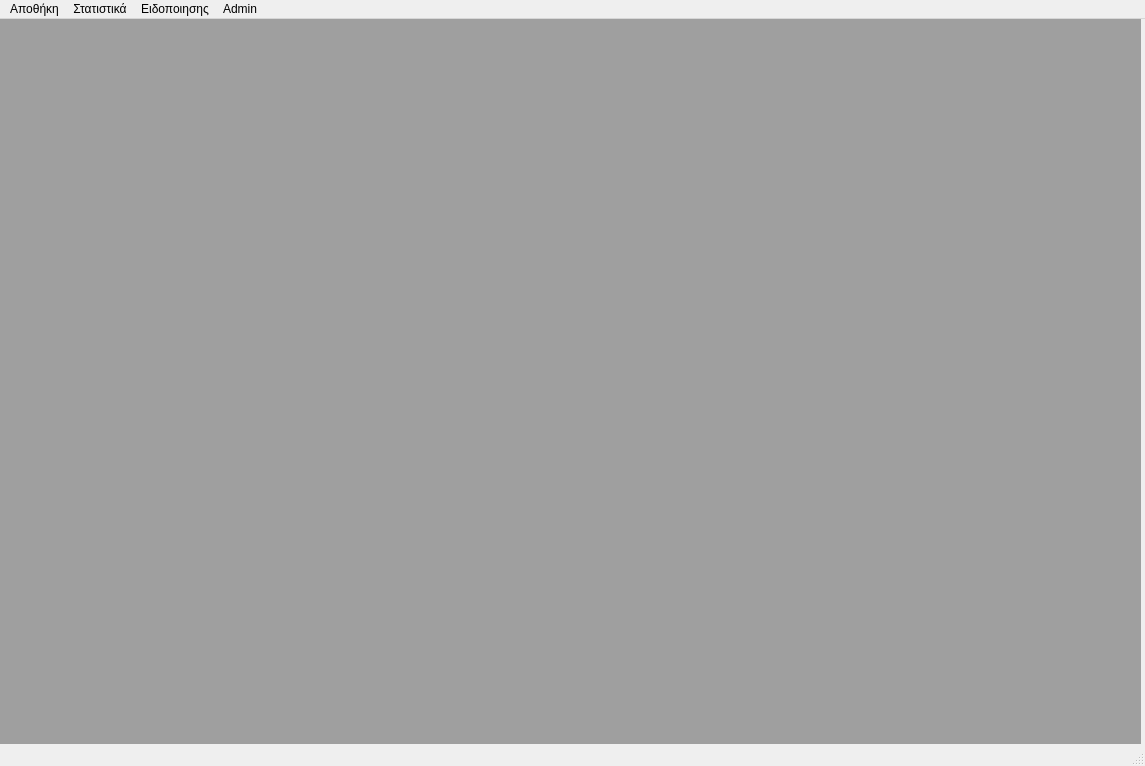
<?xml version="1.0" encoding="UTF-8"?>
<ui version="4.0">
 <class>MainWindow</class>
 <widget class="QMainWindow" name="MainWindow">
  <property name="geometry">
   <rect>
    <x>0</x>
    <y>0</y>
    <width>1145</width>
    <height>766</height>
   </rect>
  </property>
  <property name="windowTitle">
   <string>MainWindow</string>
  </property>
  <widget class="QWidget" name="centralwidget">
   <widget class="QMdiArea" name="mdiArea">
    <property name="geometry">
     <rect>
      <x>0</x>
      <y>0</y>
      <width>1141</width>
      <height>731</height>
     </rect>
    </property>
    <property name="sizePolicy">
     <sizepolicy hsizetype="Preferred" vsizetype="Preferred">
      <horstretch>0</horstretch>
      <verstretch>0</verstretch>
     </sizepolicy>
    </property>
   </widget>
  </widget>
  <widget class="QMenuBar" name="menubar">
   <property name="geometry">
    <rect>
     <x>0</x>
     <y>0</y>
     <width>1145</width>
     <height>33</height>
    </rect>
   </property>
   <widget class="QMenu" name="menuWarehouse">
    <property name="title">
     <string>Αποθήκη</string>
    </property>
    <addaction name="aview"/>
    <addaction name="acins"/>
    <addaction name="adel"/>
    <addaction name="aedit"/>
    <addaction name="separator"/>
    <addaction name="acshoes"/>
    <addaction name="accloth"/>
   </widget>
   <widget class="QMenu" name="menuStatistics">
    <property name="title">
     <string>Στατιστικά</string>
    </property>
   </widget>
   <widget class="QMenu" name="menuNotification">
    <property name="title">
     <string>Ειδοποιησης</string>
    </property>
   </widget>
   <widget class="QMenu" name="menuAdmin">
    <property name="title">
     <string>Admin</string>
    </property>
    <addaction name="actionUpdate"/>
    <addaction name="actionAdd_brands"/>
   </widget>
   <addaction name="menuWarehouse"/>
   <addaction name="menuStatistics"/>
   <addaction name="menuNotification"/>
   <addaction name="menuAdmin"/>
  </widget>
  <widget class="QStatusBar" name="statusbar"/>
  <action name="acins">
   <property name="text">
    <string>Εισαγωγή</string>
   </property>
  </action>
  <action name="adel">
   <property name="text">
    <string>Εξαγωγή</string>
   </property>
  </action>
  <action name="aedit">
   <property name="text">
    <string>Τροποποίηση</string>
   </property>
  </action>
  <action name="acFins">
   <property name="text">
    <string>ΤΟ ΤΗΙΝΚ</string>
   </property>
  </action>
  <action name="acFdel">
   <property name="text">
    <string>ΤΟ ΤΗΙΝΚ</string>
   </property>
  </action>
  <action name="Fedit">
   <property name="text">
    <string>Τροποποίηση</string>
   </property>
  </action>
  <action name="acFview">
   <property name="text">
    <string>Προβολή</string>
   </property>
  </action>
  <action name="acVview">
   <property name="text">
    <string>Προβολη</string>
   </property>
  </action>
  <action name="acVdel">
   <property name="text">
    <string>Διαγραφή</string>
   </property>
  </action>
  <action name="action_6">
   <property name="text">
    <string>Τροποποίηση</string>
   </property>
  </action>
  <action name="acVins">
   <property name="text">
    <string>Εισαγωγή</string>
   </property>
  </action>
  <action name="acSMview">
   <property name="text">
    <string>ΤΟ ΤΗΙΝΚ</string>
   </property>
  </action>
  <action name="action_9">
   <property name="text">
    <string>Διαγραφή</string>
   </property>
  </action>
  <action name="action_10">
   <property name="text">
    <string>Τροποποίηση</string>
   </property>
  </action>
  <action name="acSMins">
   <property name="text">
    <string>ΤΟ ΤΗΙΝΚ</string>
   </property>
  </action>
  <action name="acCview">
   <property name="text">
    <string>ΤΟ ΤΗΙΝΚ</string>
   </property>
  </action>
  <action name="acCins">
   <property name="text">
    <string>Εισαγωγή νέου προιόντος</string>
   </property>
  </action>
  <action name="acCdel">
   <property name="text">
    <string>ΤΟ ΤΗΙΝΚ</string>
   </property>
  </action>
  <action name="action_15">
   <property name="text">
    <string>Τροποποίηση</string>
   </property>
  </action>
  <action name="action_16">
   <property name="text">
    <string>Εισαγωγή</string>
   </property>
  </action>
  <action name="action_17">
   <property name="text">
    <string>Διαγραφή</string>
   </property>
  </action>
  <action name="action_18">
   <property name="text">
    <string>Τροποποίηση</string>
   </property>
  </action>
  <action name="action_19">
   <property name="text">
    <string>Προβολή</string>
   </property>
  </action>
  <action name="accloth">
   <property name="text">
    <string>Ενδυμασία</string>
   </property>
  </action>
  <action name="acshoes">
   <property name="text">
    <string>Υποδηματα</string>
   </property>
  </action>
  <action name="actionUpdate">
   <property name="text">
    <string>Update</string>
   </property>
  </action>
  <action name="acMMins">
   <property name="text">
    <string>Eισαγωγή</string>
   </property>
  </action>
  <action name="acMMdel">
   <property name="text">
    <string>Διαγραφή</string>
   </property>
  </action>
  <action name="action_24">
   <property name="text">
    <string>Τροποποίηση</string>
   </property>
  </action>
  <action name="acMMview">
   <property name="text">
    <string>Προβολή</string>
   </property>
  </action>
  <action name="acFMview">
   <property name="text">
    <string>Προβολή</string>
   </property>
  </action>
  <action name="action_27">
   <property name="text">
    <string>Τροποποίηση</string>
   </property>
  </action>
  <action name="acFMdel">
   <property name="text">
    <string>Διαγραφή</string>
   </property>
  </action>
  <action name="acFMins">
   <property name="text">
    <string>Εισαγωγή</string>
   </property>
  </action>
  <action name="acTins">
   <property name="text">
    <string>Εισαγωγή</string>
   </property>
  </action>
  <action name="acTdel">
   <property name="text">
    <string>Διαγραφή</string>
   </property>
  </action>
  <action name="action_32">
   <property name="text">
    <string>Τροποποίηση</string>
   </property>
  </action>
  <action name="acTview">
   <property name="text">
    <string>Προβολή</string>
   </property>
  </action>
  <action name="acSMdel">
   <property name="text">
    <string>Διαγραφή</string>
   </property>
  </action>
  <action name="aview">
   <property name="text">
    <string>Προβολή</string>
   </property>
  </action>
  <action name="actionAdd_brands">
   <property name="text">
    <string>Add brands</string>
   </property>
  </action>
 </widget>
 <resources/>
 <connections/>
</ui>
